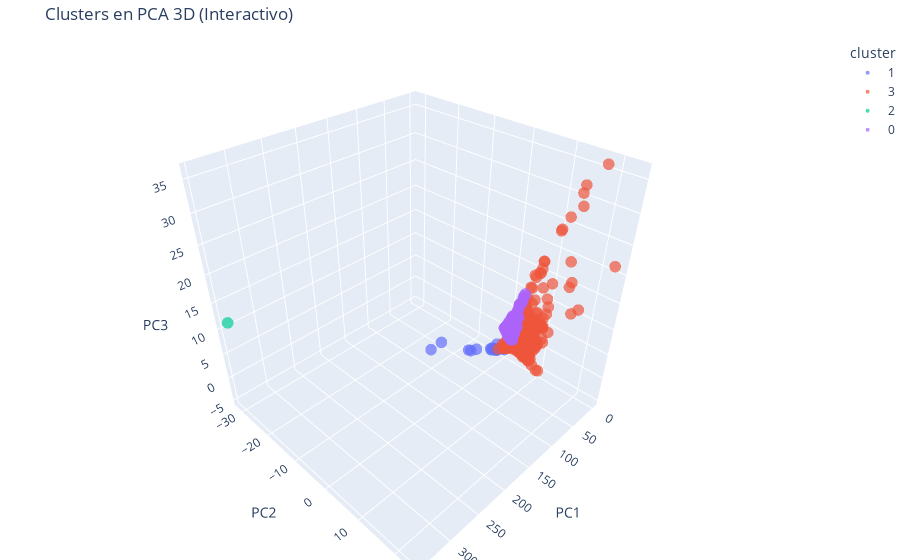

The notebook cell this image was saved under:
### Code cell
pca = PCA(n_components=3)
X_pca_3d = pca.fit_transform(X_scaled)

# Creamos un DataFrame con los componentes y los clusters
df_plotly = pd.DataFrame({
    "PC1": X_pca_3d[:, 0],
    "PC2": X_pca_3d[:, 1],
    "PC3": X_pca_3d[:, 2],
    "cluster": df["cluster"].astype(str)  # como texto para que Plotly lo coloree categóricamente
})

# Gráfico interactivo 3D
fig = px.scatter_3d(
    df_plotly,
    x="PC1",
    y="PC2",
    z="PC3",
    color="cluster",
    opacity=0.7,
    title="Clusters en PCA 3D (Interactivo)"
)

fig.update_traces(marker=dict(size=4))  # tamaño del punto
fig.update_layout(margin=dict(l=0, r=0, b=0, t=40))
fig.show()

### Figure 1 — Plotly figure (JSON) as saved in the notebook; plotly's stock layout.template omitted (floating-point values rounded to 4 significant figures; data arrays with more than 128 entries replaced by an {"elided": "..."} marker saying what was removed)
{"data": [{"hovertemplate": "cluster=1<br>PC1=%{x}<br>PC2=%{y}<br>PC3=%{z}<extra></extra>", "legendgroup": "1", "marker": {"color": "#636efa", "opacity": 0.7, "size": 4, "symbol": "circle"}, "mode": "markers", "name": "1", "scene": "scene", "showlegend": true, "type": "scatter3d", "x": [38.06, 121.6, 30.25, 65.94, 27.08, 24.93, 26.48, 37.59, 43.09, 67.35, 38.69, 33.02, 28.48, 57.83, 114.2, 51.09, 49.87, 28.65, 26.57, 30.53, 24.47], "y": [5.003, -3.993, -0.08411, -3.231, 2.624, 3.466, 3.376, 1.849, 0.4882, -2.363, 0.4601, 1.865, 0.09654, -1.916, -8.253, 1.679, 2.946, 0.1954, 0.5132, 0.3618, 1.792], "z": [1.538, 4.105, -2.025, -1.058, -1.104, -0.4572, -0.4432, -0.8221, -0.7368, -0.7246, -0.8938, -0.7494, -1.921, -0.8648, 0.1717, 0.05309, 1.837, -2.222, -1.933, -1.69, -1.444]}, {"hovertemplate": "cluster=3<br>PC1=%{x}<br>PC2=%{y}<br>PC3=%{z}<extra></extra>", "legendgroup": "3", "marker": {"color": "#EF553B", "opacity": 0.7, "size": 4, "symbol": "circle"}, "mode": "markers", "name": "3", "scene": "scene", "showlegend": true, "type": "scatter3d", "x": {"elided": "1525 float values"}, "y": {"elided": "1525 float values"}, "z": {"elided": "1525 float values"}}, {"hovertemplate": "cluster=2<br>PC1=%{x}<br>PC2=%{y}<br>PC3=%{z}<extra></extra>", "legendgroup": "2", "marker": {"color": "#00cc96", "opacity": 0.7, "size": 4, "symbol": "circle"}, "mode": "markers", "name": "2", "scene": "scene", "showlegend": true, "type": "scatter3d", "x": [345.3], "y": [-31.55], "z": [11.34]}, {"hovertemplate": "cluster=0<br>PC1=%{x}<br>PC2=%{y}<br>PC3=%{z}<extra></extra>", "legendgroup": "0", "marker": {"color": "#ab63fa", "opacity": 0.7, "size": 4, "symbol": "circle"}, "mode": "markers", "name": "0", "scene": "scene", "showlegend": true, "type": "scatter3d", "x": {"elided": "9850 float values"}, "y": {"elided": "9850 float values"}, "z": {"elided": "9850 float values"}}], "layout": {"legend": {"title": {"text": "cluster"}, "tracegroupgap": 0}, "margin": {"b": 0, "l": 0, "r": 0, "t": 40}, "scene": {"domain": {"x": [0, 1], "y": [0, 1]}, "xaxis": {"title": {"text": "PC1"}}, "yaxis": {"title": {"text": "PC2"}}, "zaxis": {"title": {"text": "PC3"}}}, "title": {"text": "Clusters en PCA 3D (Interactivo)"}}}
